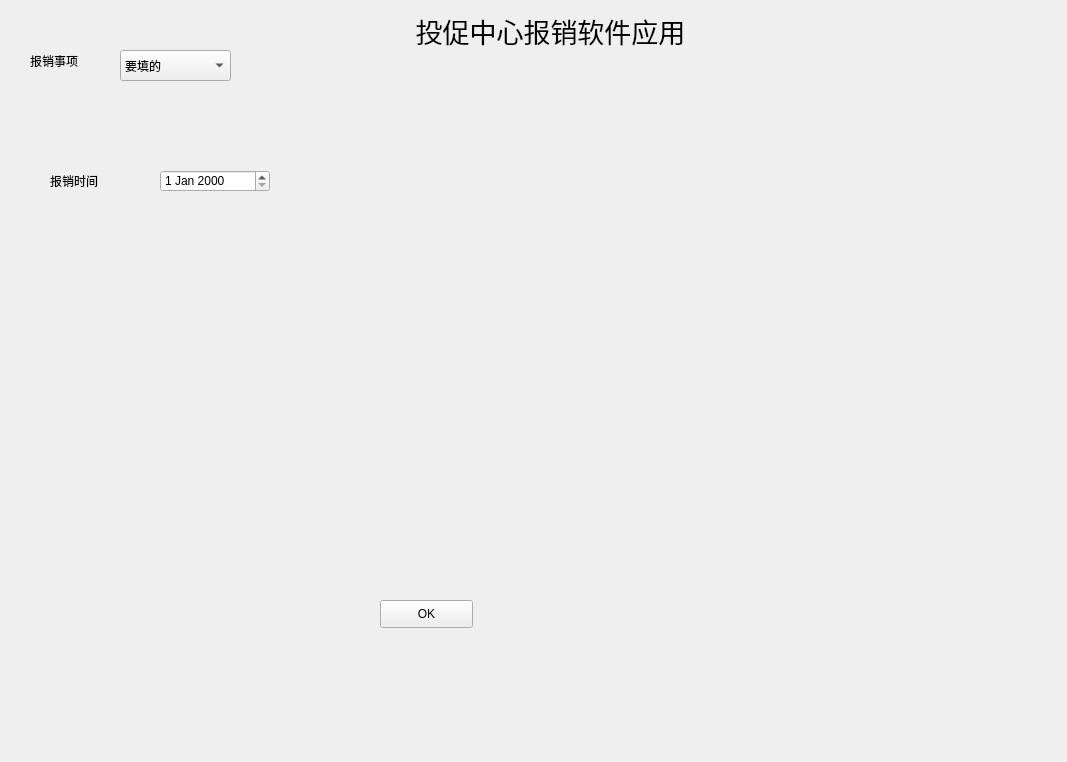
<?xml version="1.0" encoding="UTF-8"?>
<ui version="4.0">
 <class>widget</class>
 <widget class="QWidget" name="widget">
  <property name="geometry">
   <rect>
    <x>0</x>
    <y>0</y>
    <width>1067</width>
    <height>762</height>
   </rect>
  </property>
  <property name="windowTitle">
   <string>投促中心报销软件应用</string>
  </property>
  <widget class="QLabel" name="Title">
   <property name="geometry">
    <rect>
     <x>360</x>
     <y>0</y>
     <width>381</width>
     <height>61</height>
    </rect>
   </property>
   <property name="font">
    <font>
     <family>方正小标宋_GBK</family>
     <pointsize>20</pointsize>
    </font>
   </property>
   <property name="text">
    <string>投促中心报销软件应用</string>
   </property>
   <property name="alignment">
    <set>Qt::AlignCenter</set>
   </property>
  </widget>
  <widget class="QComboBox" name="comboBox">
   <property name="geometry">
    <rect>
     <x>120</x>
     <y>50</y>
     <width>111</width>
     <height>31</height>
    </rect>
   </property>
   <item>
    <property name="text">
     <string>要填的</string>
    </property>
   </item>
   <item>
    <property name="text">
     <string>招待用餐</string>
    </property>
   </item>
   <item>
    <property name="text">
     <string>市外出行</string>
    </property>
   </item>
   <item>
    <property name="text">
     <string>市内出行</string>
    </property>
   </item>
   <item>
    <property name="text">
     <string>市外出行 + 招待用餐</string>
    </property>
   </item>
   <item>
    <property name="text">
     <string>市内出行 + 招待用餐</string>
    </property>
   </item>
  </widget>
  <widget class="QLabel" name="label1">
   <property name="geometry">
    <rect>
     <x>30</x>
     <y>50</y>
     <width>81</width>
     <height>21</height>
    </rect>
   </property>
   <property name="text">
    <string>报销事项</string>
   </property>
  </widget>
  <widget class="QDateEdit" name="dateEdit">
   <property name="geometry">
    <rect>
     <x>160</x>
     <y>170</y>
     <width>110</width>
     <height>22</height>
    </rect>
   </property>
  </widget>
  <widget class="QLabel" name="label2">
   <property name="geometry">
    <rect>
     <x>50</x>
     <y>170</y>
     <width>81</width>
     <height>21</height>
    </rect>
   </property>
   <property name="text">
    <string>报销时间</string>
   </property>
  </widget>
  <widget class="QPushButton" name="Sure">
   <property name="geometry">
    <rect>
     <x>380</x>
     <y>600</y>
     <width>93</width>
     <height>28</height>
    </rect>
   </property>
   <property name="text">
    <string>OK</string>
   </property>
  </widget>
 </widget>
 <resources/>
 <connections/>
</ui>
